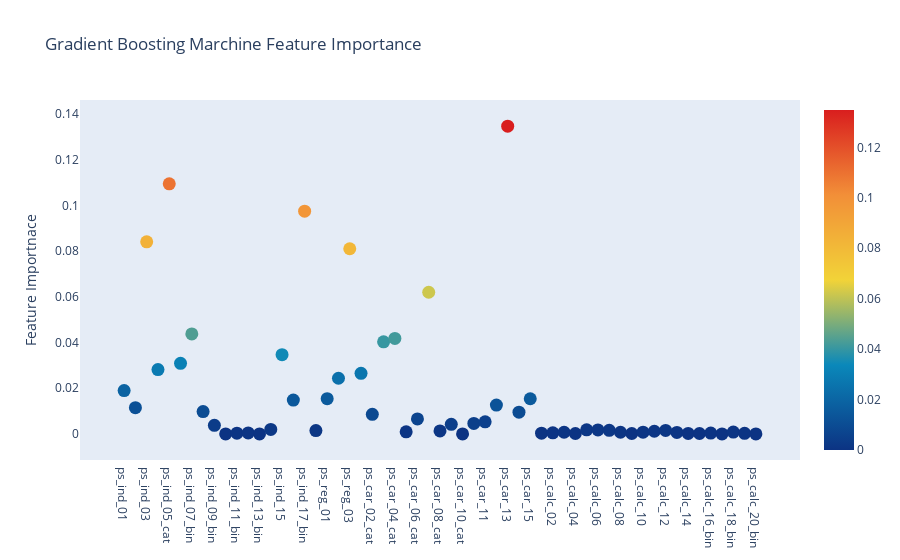

Write notebook code for a chart like this one.
### Code cell
# Scatter plot

trace = go.Scatter(y = gb.feature_importances_,
                  x = features,
                  mode = 'markers',
                  marker = dict(sizemode= 'diameter', 
                                sizeref = 1, 
                                size = 13, 
                                color = gb.feature_importances_, 
                                colorscale = 'Portland',
                               showscale = True),
                  text = features)

data = [trace]

layout = go.Layout(autosize = True,
                  title = 'Gradient Boosting Marchine Feature Importance',
                  hovermode = 'closest',
                  xaxis = dict(ticklen = 5, 
                              showgrid = False,
                              zeroline = False,
                              showline = False),
                  yaxis = dict(title = 'Feature Importnace',
                              showgrid = False,
                              zeroline = False,
                              ticklen = 5,
                              gridwidth = 2),
                  showlegend = False)

fig = go.Figure(data = data, layout = layout)
py.iplot(fig, filename = 'scatter2010')

### Figure 1 — Plotly figure (JSON) as saved in the notebook; plotly's stock layout.template omitted (floating-point values rounded to 4 significant figures)
{"data": [{"marker": {"color": [0.01894, 0.01149, 0.08412, 0.02818, 0.1095, 0.0309, 0.04378, 0.009773, 0.003726, 0, 0.0003235, 0.0004158, 0, 0.001965, 0.03467, 0.01479, 0.09752, 0.00145, 0.01544, 0.02437, 0.08109, 0.02654, 0.008584, 0.0403, 0.0418, 0.0008965, 0.006565, 0.06202, 0.001271, 0.004174, 0, 0.004577, 0.005278, 0.01261, 0.1348, 0.009484, 0.01537, 0.000286, 0.0004461, 0.0007148, 0.0001654, 0.00176, 0.001749, 0.001539, 0.0007188, 0.0001617, 0.0007279, 0.00115, 0.0015, 0.0006197, 0.0001913, 0.000162, 0.0003524, 0, 0.0007964, 0.0002346, 0], "colorscale": [[0, "rgb(12,51,131)"], [0.25, "rgb(10,136,186)"], [0.5, "rgb(242,211,56)"], [0.75, "rgb(242,143,56)"], [1, "rgb(217,30,30)"]], "showscale": true, "size": 13, "sizemode": "diameter", "sizeref": 1}, "mode": "markers", "text": ["ps_ind_01", "ps_ind_02_cat", "ps_ind_03", "ps_ind_04_cat", "ps_ind_05_cat", "ps_ind_06_bin", "ps_ind_07_bin", "ps_ind_08_bin", "ps_ind_09_bin", "ps_ind_10_bin", "ps_ind_11_bin", "ps_ind_12_bin", "ps_ind_13_bin", "ps_ind_14", "ps_ind_15", "ps_ind_16_bin", "ps_ind_17_bin", "ps_ind_18_bin", "ps_reg_01", "ps_reg_02", "ps_reg_03", "ps_car_01_cat", "ps_car_02_cat", "ps_car_03_cat", "ps_car_04_cat", "ps_car_05_cat", "ps_car_06_cat", "ps_car_07_cat", "ps_car_08_cat", "ps_car_09_cat", "ps_car_10_cat", "ps_car_11_cat", "ps_car_11", "ps_car_12", "ps_car_13", "ps_car_14", "ps_car_15", "ps_calc_01", "ps_calc_02", "ps_calc_03", "ps_calc_04", "ps_calc_05", "ps_calc_06", "ps_calc_07", "ps_calc_08", "ps_calc_09", "ps_calc_10", "ps_calc_11", "ps_calc_12", "ps_calc_13", "ps_calc_14", "ps_calc_15_bin", "ps_calc_16_bin", "ps_calc_17_bin", "ps_calc_18_bin", "ps_calc_19_bin", "ps_calc_20_bin"], "type": "scatter", "x": ["ps_ind_01", "ps_ind_02_cat", "ps_ind_03", "ps_ind_04_cat", "ps_ind_05_cat", "ps_ind_06_bin", "ps_ind_07_bin", "ps_ind_08_bin", "ps_ind_09_bin", "ps_ind_10_bin", "ps_ind_11_bin", "ps_ind_12_bin", "ps_ind_13_bin", "ps_ind_14", "ps_ind_15", "ps_ind_16_bin", "ps_ind_17_bin", "ps_ind_18_bin", "ps_reg_01", "ps_reg_02", "ps_reg_03", "ps_car_01_cat", "ps_car_02_cat", "ps_car_03_cat", "ps_car_04_cat", "ps_car_05_cat", "ps_car_06_cat", "ps_car_07_cat", "ps_car_08_cat", "ps_car_09_cat", "ps_car_10_cat", "ps_car_11_cat", "ps_car_11", "ps_car_12", "ps_car_13", "ps_car_14", "ps_car_15", "ps_calc_01", "ps_calc_02", "ps_calc_03", "ps_calc_04", "ps_calc_05", "ps_calc_06", "ps_calc_07", "ps_calc_08", "ps_calc_09", "ps_calc_10", "ps_calc_11", "ps_calc_12", "ps_calc_13", "ps_calc_14", "ps_calc_15_bin", "ps_calc_16_bin", "ps_calc_17_bin", "ps_calc_18_bin", "ps_calc_19_bin", "ps_calc_20_bin"], "y": [0.01894, 0.01149, 0.08412, 0.02818, 0.1095, 0.0309, 0.04378, 0.009773, 0.003726, 0, 0.0003235, 0.0004158, 0, 0.001965, 0.03467, 0.01479, 0.09752, 0.00145, 0.01544, 0.02437, 0.08109, 0.02654, 0.008584, 0.0403, 0.0418, 0.0008965, 0.006565, 0.06202, 0.001271, 0.004174, 0, 0.004577, 0.005278, 0.01261, 0.1348, 0.009484, 0.01537, 0.000286, 0.0004461, 0.0007148, 0.0001654, 0.00176, 0.001749, 0.001539, 0.0007188, 0.0001617, 0.0007279, 0.00115, 0.0015, 0.0006197, 0.0001913, 0.000162, 0.0003524, 0, 0.0007964, 0.0002346, 0]}], "layout": {"autosize": true, "hovermode": "closest", "showlegend": false, "title": {"text": "Gradient Boosting Marchine Feature Importance"}, "xaxis": {"showgrid": false, "showline": false, "ticklen": 5, "zeroline": false}, "yaxis": {"gridwidth": 2, "showgrid": false, "ticklen": 5, "title": {"text": "Feature Importnace"}, "zeroline": false}}}
